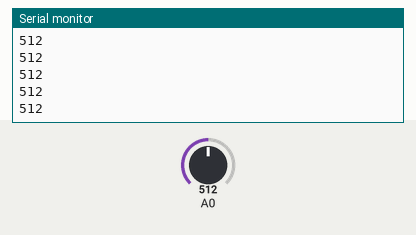
This sketch was run on a simulated Arduino Uno, built with avr-gcc and run on an emulated ATmega328P. On the bench: the last lines printed to the serial monitor. The inputs (shaded band) are chosen by the test bench; at power-on: A0 = 512.

Above: at 1.2 s.
1.3 s: A0 set to 470
At 1.31 s:
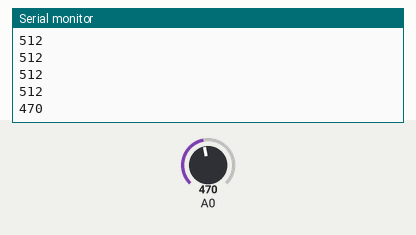
2.8 s: A0 set to 490
At 2.81 s:
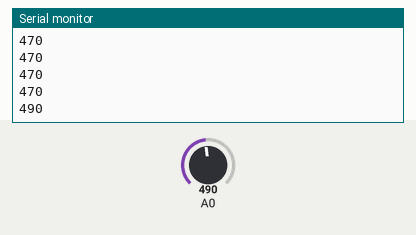
Timing chart, 0 to 5.8 s (numbered marks = the images above; inputs shaded):
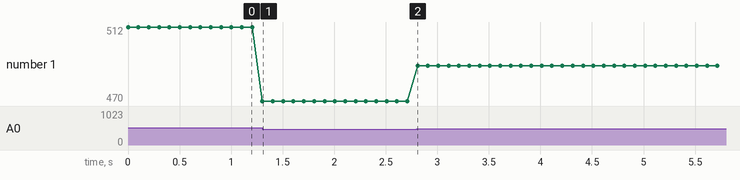

Measured:
- after the input at 1.3 s, the serial monitor: prints a new line at once (image 1)
- after the input at 2.8 s, the serial monitor: prints a new line at once (image 2)
- plotted number 1: 512 → 470 after the input at 1.3 s, 470 → 490 after the input at 2.8 s

The sketch:

heartPulse.ino
```cpp
int Threshold = 480;

void setup() {
  // put your setup code here, to run once:
  Serial.begin(9600);
}

void loop() {
  // put your main code here, to run repeatedly:
  int Signal = analogRead(A0);
  Serial.println(Signal);

  delay(100);
}
```
